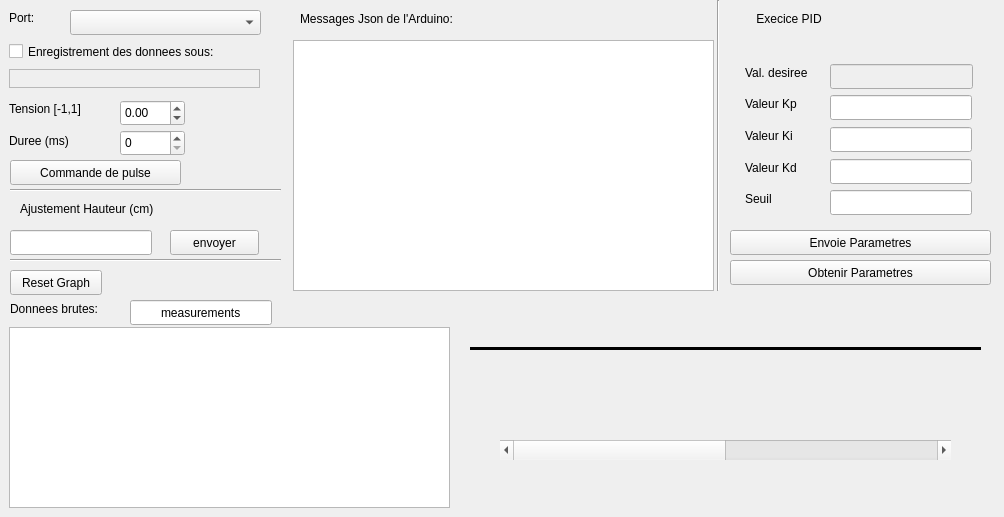
<?xml version="1.0" encoding="UTF-8"?>
<ui version="4.0">
 <class>MainWindow</class>
 <widget class="QMainWindow" name="MainWindow">
  <property name="geometry">
   <rect>
    <x>0</x>
    <y>0</y>
    <width>1004</width>
    <height>517</height>
   </rect>
  </property>
  <property name="acceptDrops">
   <bool>false</bool>
  </property>
  <property name="windowTitle">
   <string>Interface Identification</string>
  </property>
  <widget class="QWidget" name="centralWidget">
   <widget class="QLabel" name="label_9">
    <property name="geometry">
     <rect>
      <x>745</x>
      <y>127</y>
      <width>61</width>
      <height>17</height>
     </rect>
    </property>
    <property name="text">
     <string>Valeur Ki</string>
    </property>
   </widget>
   <widget class="QLabel" name="label_10">
    <property name="geometry">
     <rect>
      <x>745</x>
      <y>159</y>
      <width>66</width>
      <height>17</height>
     </rect>
    </property>
    <property name="text">
     <string>Valeur Kd</string>
    </property>
   </widget>
   <widget class="QLabel" name="label_pathCSV">
    <property name="geometry">
     <rect>
      <x>9</x>
      <y>69</y>
      <width>251</width>
      <height>19</height>
     </rect>
    </property>
    <property name="frameShape">
     <enum>QFrame::StyledPanel</enum>
    </property>
    <property name="text">
     <string/>
    </property>
    <property name="textFormat">
     <enum>Qt::AutoText</enum>
    </property>
   </widget>
   <widget class="QPushButton" name="pulseButton">
    <property name="geometry">
     <rect>
      <x>10</x>
      <y>160</y>
      <width>171</width>
      <height>25</height>
     </rect>
    </property>
    <property name="text">
     <string>Commande de pulse</string>
    </property>
   </widget>
   <widget class="QChartView" name="graph">
    <property name="geometry">
     <rect>
      <x>9</x>
      <y>327</y>
      <width>441</width>
      <height>181</height>
     </rect>
    </property>
   </widget>
   <widget class="QLabel" name="label_2">
    <property name="geometry">
     <rect>
      <x>9</x>
      <y>132</y>
      <width>75</width>
      <height>17</height>
     </rect>
    </property>
    <property name="text">
     <string>Duree (ms)</string>
    </property>
   </widget>
   <widget class="QDoubleSpinBox" name="PWMBox">
    <property name="geometry">
     <rect>
      <x>120</x>
      <y>100</y>
      <width>65</width>
      <height>26</height>
     </rect>
    </property>
    <property name="minimum">
     <double>-1.000000000000000</double>
    </property>
    <property name="maximum">
     <double>1.000000000000000</double>
    </property>
    <property name="singleStep">
     <double>0.100000000000000</double>
    </property>
   </widget>
   <widget class="QLabel" name="label_4">
    <property name="geometry">
     <rect>
      <x>300</x>
      <y>10</y>
      <width>191</width>
      <height>17</height>
     </rect>
    </property>
    <property name="text">
     <string>Messages Json de l'Arduino:</string>
    </property>
    <property name="alignment">
     <set>Qt::AlignLeading|Qt::AlignLeft|Qt::AlignVCenter</set>
    </property>
   </widget>
   <widget class="Line" name="line_3">
    <property name="geometry">
     <rect>
      <x>710</x>
      <y>0</y>
      <width>16</width>
      <height>291</height>
     </rect>
    </property>
    <property name="orientation">
     <enum>Qt::Vertical</enum>
    </property>
   </widget>
   <widget class="QSpinBox" name="DurationBox">
    <property name="geometry">
     <rect>
      <x>120</x>
      <y>130</y>
      <width>65</width>
      <height>26</height>
     </rect>
    </property>
    <property name="keyboardTracking">
     <bool>false</bool>
    </property>
    <property name="minimum">
     <number>0</number>
    </property>
    <property name="maximum">
     <number>5000</number>
    </property>
    <property name="singleStep">
     <number>25</number>
    </property>
   </widget>
   <widget class="QPushButton" name="pushButton_Params">
    <property name="geometry">
     <rect>
      <x>730</x>
      <y>230</y>
      <width>261</width>
      <height>25</height>
     </rect>
    </property>
    <property name="text">
     <string>Envoie Parametres</string>
    </property>
   </widget>
   <widget class="QLabel" name="label">
    <property name="geometry">
     <rect>
      <x>9</x>
      <y>100</y>
      <width>91</width>
      <height>17</height>
     </rect>
    </property>
    <property name="text">
     <string>Tension [-1,1]</string>
    </property>
   </widget>
   <widget class="QPushButton" name="pushButton">
    <property name="geometry">
     <rect>
      <x>730</x>
      <y>260</y>
      <width>261</width>
      <height>25</height>
     </rect>
    </property>
    <property name="text">
     <string>Obtenir Parametres</string>
    </property>
   </widget>
   <widget class="QLineEdit" name="JsonKey">
    <property name="geometry">
     <rect>
      <x>130</x>
      <y>300</y>
      <width>142</width>
      <height>25</height>
     </rect>
    </property>
    <property name="text">
     <string>measurements</string>
    </property>
    <property name="alignment">
     <set>Qt::AlignCenter</set>
    </property>
   </widget>
   <widget class="QLabel" name="label_3">
    <property name="geometry">
     <rect>
      <x>10</x>
      <y>300</y>
      <width>112</width>
      <height>17</height>
     </rect>
    </property>
    <property name="text">
     <string>Donnees brutes:</string>
    </property>
   </widget>
   <widget class="QLabel" name="label_8">
    <property name="geometry">
     <rect>
      <x>745</x>
      <y>95</y>
      <width>66</width>
      <height>17</height>
     </rect>
    </property>
    <property name="text">
     <string>Valeur Kp</string>
    </property>
   </widget>
   <widget class="QCheckBox" name="checkBox">
    <property name="geometry">
     <rect>
      <x>9</x>
      <y>40</y>
      <width>259</width>
      <height>23</height>
     </rect>
    </property>
    <property name="text">
     <string>Enregistrement des donnees sous:</string>
    </property>
   </widget>
   <widget class="QLabel" name="label_5">
    <property name="geometry">
     <rect>
      <x>9</x>
      <y>9</y>
      <width>101</width>
      <height>17</height>
     </rect>
    </property>
    <property name="text">
     <string>Port:</string>
    </property>
   </widget>
   <widget class="QComboBox" name="comboBoxPort">
    <property name="geometry">
     <rect>
      <x>70</x>
      <y>10</y>
      <width>191</width>
      <height>25</height>
     </rect>
    </property>
   </widget>
   <widget class="QLabel" name="label_6">
    <property name="geometry">
     <rect>
      <x>750</x>
      <y>10</y>
      <width>78</width>
      <height>17</height>
     </rect>
    </property>
    <property name="text">
     <string>Execice PID</string>
    </property>
    <property name="alignment">
     <set>Qt::AlignCenter</set>
    </property>
   </widget>
   <widget class="Line" name="line">
    <property name="geometry">
     <rect>
      <x>470</x>
      <y>340</y>
      <width>511</width>
      <height>16</height>
     </rect>
    </property>
    <property name="frameShadow">
     <enum>QFrame::Plain</enum>
    </property>
    <property name="lineWidth">
     <number>3</number>
    </property>
    <property name="orientation">
     <enum>Qt::Horizontal</enum>
    </property>
   </widget>
   <widget class="QLabel" name="label_11">
    <property name="geometry">
     <rect>
      <x>745</x>
      <y>190</y>
      <width>33</width>
      <height>17</height>
     </rect>
    </property>
    <property name="text">
     <string>Seuil</string>
    </property>
   </widget>
   <widget class="QTextBrowser" name="textBrowser">
    <property name="geometry">
     <rect>
      <x>293</x>
      <y>40</y>
      <width>421</width>
      <height>251</height>
     </rect>
    </property>
    <property name="font">
     <font>
      <pointsize>9</pointsize>
     </font>
    </property>
   </widget>
   <widget class="QLabel" name="label_7">
    <property name="geometry">
     <rect>
      <x>745</x>
      <y>64</y>
      <width>79</width>
      <height>17</height>
     </rect>
    </property>
    <property name="text">
     <string>Val. desiree</string>
    </property>
   </widget>
   <widget class="QWidget" name="widget" native="true">
    <property name="geometry">
     <rect>
      <x>729</x>
      <y>373</y>
      <width>79</width>
      <height>16</height>
     </rect>
    </property>
   </widget>
   <widget class="QLineEdit" name="lineEdit_Thresh">
    <property name="geometry">
     <rect>
      <x>830</x>
      <y>190</y>
      <width>142</width>
      <height>25</height>
     </rect>
    </property>
   </widget>
   <widget class="QLineEdit" name="lineEdit_Kd">
    <property name="geometry">
     <rect>
      <x>830</x>
      <y>159</y>
      <width>142</width>
      <height>25</height>
     </rect>
    </property>
   </widget>
   <widget class="QLineEdit" name="lineEdit_Ki">
    <property name="geometry">
     <rect>
      <x>830</x>
      <y>127</y>
      <width>142</width>
      <height>25</height>
     </rect>
    </property>
   </widget>
   <widget class="QLineEdit" name="lineEdit_Kp">
    <property name="geometry">
     <rect>
      <x>830</x>
      <y>95</y>
      <width>142</width>
      <height>25</height>
     </rect>
    </property>
   </widget>
   <widget class="QLineEdit" name="lineEdit_DesVal">
    <property name="enabled">
     <bool>false</bool>
    </property>
    <property name="geometry">
     <rect>
      <x>830</x>
      <y>64</y>
      <width>143</width>
      <height>25</height>
     </rect>
    </property>
   </widget>
   <widget class="QPushButton" name="pushButton_reset">
    <property name="geometry">
     <rect>
      <x>10</x>
      <y>270</y>
      <width>92</width>
      <height>25</height>
     </rect>
    </property>
    <property name="text">
     <string>Reset Graph</string>
    </property>
   </widget>
   <widget class="QLineEdit" name="lineEdit_hauteur">
    <property name="geometry">
     <rect>
      <x>10</x>
      <y>230</y>
      <width>142</width>
      <height>25</height>
     </rect>
    </property>
   </widget>
   <widget class="QPushButton" name="pushButton_hauteur">
    <property name="geometry">
     <rect>
      <x>170</x>
      <y>230</y>
      <width>89</width>
      <height>25</height>
     </rect>
    </property>
    <property name="text">
     <string>envoyer</string>
    </property>
   </widget>
   <widget class="Line" name="line_2">
    <property name="geometry">
     <rect>
      <x>10</x>
      <y>180</y>
      <width>271</width>
      <height>20</height>
     </rect>
    </property>
    <property name="orientation">
     <enum>Qt::Horizontal</enum>
    </property>
   </widget>
   <widget class="Line" name="line_4">
    <property name="geometry">
     <rect>
      <x>10</x>
      <y>250</y>
      <width>271</width>
      <height>20</height>
     </rect>
    </property>
    <property name="orientation">
     <enum>Qt::Horizontal</enum>
    </property>
   </widget>
   <widget class="QLabel" name="label_12">
    <property name="geometry">
     <rect>
      <x>20</x>
      <y>200</y>
      <width>251</width>
      <height>17</height>
     </rect>
    </property>
    <property name="text">
     <string>Ajustement Hauteur (cm)</string>
    </property>
   </widget>
   <widget class="QLabel" name="label_flash">
    <property name="geometry">
     <rect>
      <x>460</x>
      <y>300</y>
      <width>101</width>
      <height>61</height>
     </rect>
    </property>
    <property name="lineWidth">
     <number>0</number>
    </property>
    <property name="text">
     <string>&lt;html&gt;&lt;head/&gt;&lt;body&gt;&lt;p&gt;&lt;img src=&quot;:/flash.png&quot;/&gt;&lt;/p&gt;&lt;/body&gt;&lt;/html&gt;</string>
    </property>
   </widget>
   <widget class="QScrollBar" name="horizontalScrollBar">
    <property name="geometry">
     <rect>
      <x>500</x>
      <y>440</y>
      <width>451</width>
      <height>20</height>
     </rect>
    </property>
    <property name="maximum">
     <number>10</number>
    </property>
    <property name="value">
     <number>0</number>
    </property>
    <property name="tracking">
     <bool>true</bool>
    </property>
    <property name="orientation">
     <enum>Qt::Horizontal</enum>
    </property>
   </widget>
  </widget>
 </widget>
 <layoutdefault spacing="6" margin="11"/>
 <customwidgets>
  <customwidget>
   <class>QChartView</class>
   <extends>QGraphicsView</extends>
   <header location="global">QtCharts</header>
  </customwidget>
 </customwidgets>
 <resources/>
 <connections/>
</ui>
